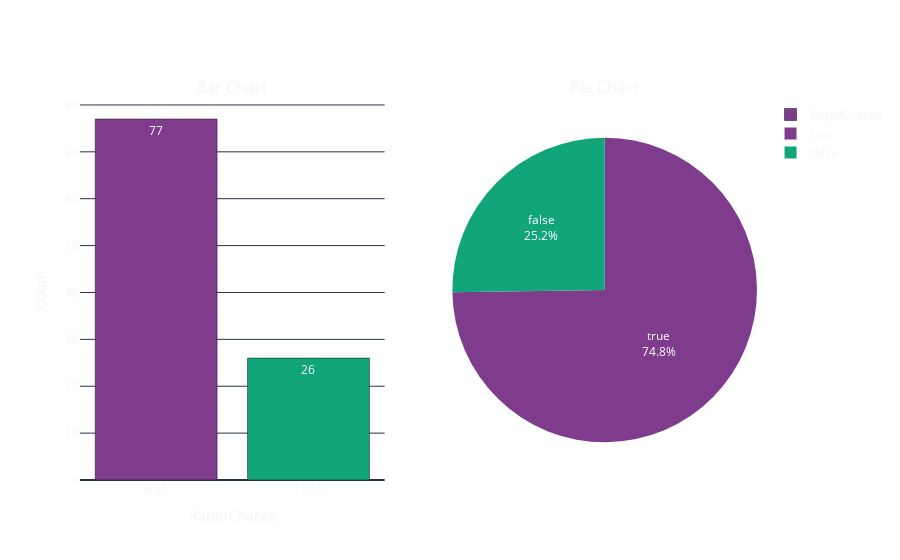
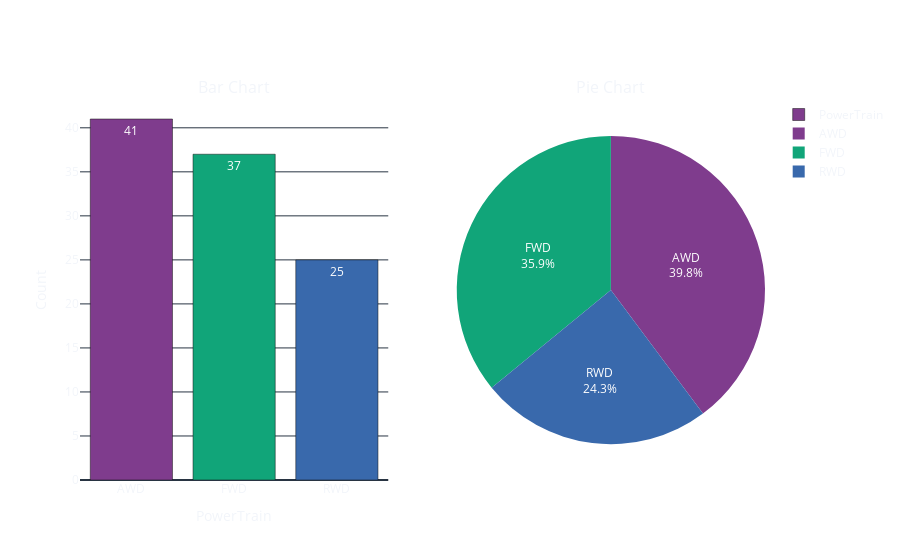
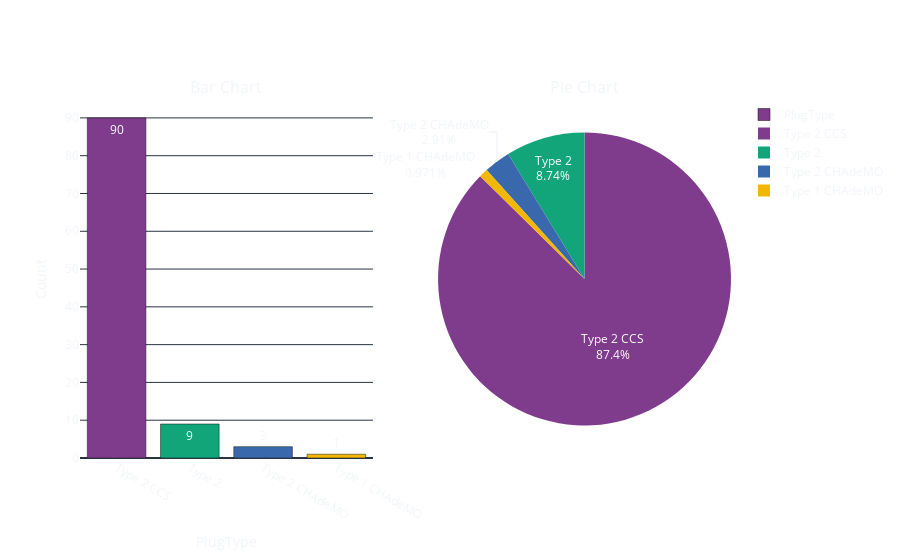
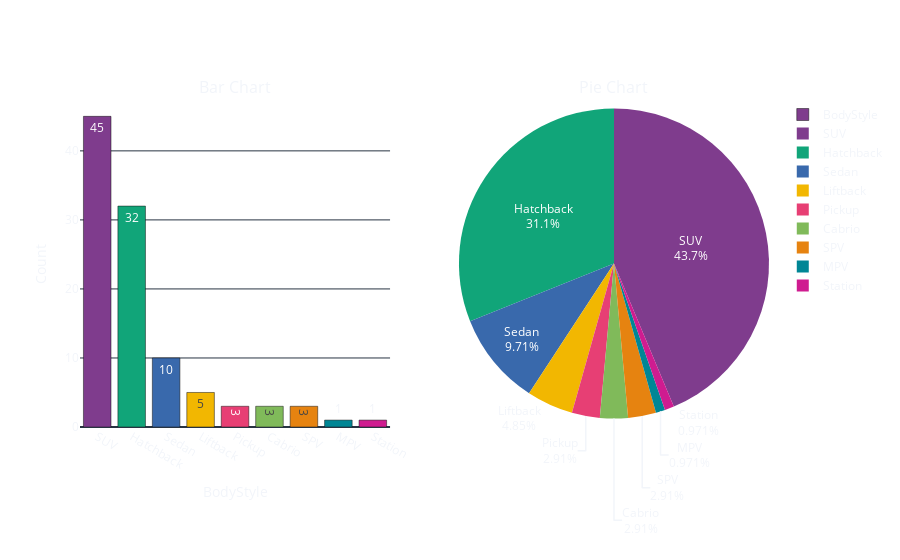

Here is the notebook cell these charts were saved with, in order:
### Code cell
for feature in ['RapidCharge', 'PowerTrain',
       'PlugType', 'BodyStyle', 'Segment', 'Seats']:
    draw_cat_distribution(feature)

### Figure 1 — Plotly figure (JSON) as saved in the notebook; plotly's stock layout.template omitted (floating-point values rounded to 4 significant figures)
{"data": [{"marker": {"color": ["rgb(127, 60, 141)", "rgb(17, 165, 121)", "rgb(57, 105, 172)", "rgb(242, 183, 1)", "rgb(231, 63, 116)", "rgb(128, 186, 90)", "rgb(230, 131, 16)", "rgb(0, 134, 149)", "rgb(207, 28, 144)", "rgb(249, 123, 114)", "rgb(165, 170, 153)"]}, "name": "RapidCharge", "text": [77, 26], "type": "bar", "x": [true, false], "xaxis": "x", "y": [77, 26], "yaxis": "y"}, {"domain": {"x": [0.55, 1], "y": [0, 1]}, "labels": [true, false], "marker": {"colors": ["rgb(127, 60, 141)", "rgb(17, 165, 121)", "rgb(57, 105, 172)", "rgb(242, 183, 1)", "rgb(231, 63, 116)", "rgb(128, 186, 90)", "rgb(230, 131, 16)", "rgb(0, 134, 149)", "rgb(207, 28, 144)", "rgb(249, 123, 114)", "rgb(165, 170, 153)"]}, "name": "RapidCharge", "textinfo": "label+percent", "type": "pie", "values": [77, 26]}], "layout": {"annotations": [{"font": {"size": 16}, "showarrow": false, "text": "Bar Chart", "x": 0.225, "xanchor": "center", "xref": "paper", "y": 1, "yanchor": "bottom", "yref": "paper"}, {"font": {"size": 16}, "showarrow": false, "text": "Pie Chart", "x": 0.775, "xanchor": "center", "xref": "paper", "y": 1, "yanchor": "bottom", "yref": "paper"}], "paper_bgcolor": "rgba(0,0,0,0)", "plot_bgcolor": "rgba(0,0,0,0)", "title": {"font": {"color": "white", "family": "Arial, sans-serif", "size": 24}, "text": "Distribution of RapidCharge", "x": 0.5}, "xaxis": {"anchor": "y", "domain": [0, 0.45], "title": {"text": "RapidCharge"}}, "yaxis": {"anchor": "x", "domain": [0, 1], "title": {"text": "Count"}}}}

### Figure 2 — Plotly figure (JSON) as saved in the notebook; plotly's stock layout.template omitted (floating-point values rounded to 4 significant figures)
{"data": [{"marker": {"color": ["rgb(127, 60, 141)", "rgb(17, 165, 121)", "rgb(57, 105, 172)", "rgb(242, 183, 1)", "rgb(231, 63, 116)", "rgb(128, 186, 90)", "rgb(230, 131, 16)", "rgb(0, 134, 149)", "rgb(207, 28, 144)", "rgb(249, 123, 114)", "rgb(165, 170, 153)"]}, "name": "PowerTrain", "text": [41, 37, 25], "type": "bar", "x": ["AWD", "FWD", "RWD"], "xaxis": "x", "y": [41, 37, 25], "yaxis": "y"}, {"domain": {"x": [0.55, 1], "y": [0, 1]}, "labels": ["AWD", "FWD", "RWD"], "marker": {"colors": ["rgb(127, 60, 141)", "rgb(17, 165, 121)", "rgb(57, 105, 172)", "rgb(242, 183, 1)", "rgb(231, 63, 116)", "rgb(128, 186, 90)", "rgb(230, 131, 16)", "rgb(0, 134, 149)", "rgb(207, 28, 144)", "rgb(249, 123, 114)", "rgb(165, 170, 153)"]}, "name": "PowerTrain", "textinfo": "label+percent", "type": "pie", "values": [41, 37, 25]}], "layout": {"annotations": [{"font": {"size": 16}, "showarrow": false, "text": "Bar Chart", "x": 0.225, "xanchor": "center", "xref": "paper", "y": 1, "yanchor": "bottom", "yref": "paper"}, {"font": {"size": 16}, "showarrow": false, "text": "Pie Chart", "x": 0.775, "xanchor": "center", "xref": "paper", "y": 1, "yanchor": "bottom", "yref": "paper"}], "paper_bgcolor": "rgba(0,0,0,0)", "plot_bgcolor": "rgba(0,0,0,0)", "title": {"font": {"color": "white", "family": "Arial, sans-serif", "size": 24}, "text": "Distribution of PowerTrain", "x": 0.5}, "xaxis": {"anchor": "y", "domain": [0, 0.45], "title": {"text": "PowerTrain"}}, "yaxis": {"anchor": "x", "domain": [0, 1], "title": {"text": "Count"}}}}

### Figure 3 — Plotly figure (JSON) as saved in the notebook; plotly's stock layout.template omitted (floating-point values rounded to 4 significant figures)
{"data": [{"marker": {"color": ["rgb(127, 60, 141)", "rgb(17, 165, 121)", "rgb(57, 105, 172)", "rgb(242, 183, 1)", "rgb(231, 63, 116)", "rgb(128, 186, 90)", "rgb(230, 131, 16)", "rgb(0, 134, 149)", "rgb(207, 28, 144)", "rgb(249, 123, 114)", "rgb(165, 170, 153)"]}, "name": "PlugType", "text": [90, 9, 3, 1], "type": "bar", "x": ["Type 2 CCS", "Type 2", "Type 2 CHAdeMO", "Type 1 CHAdeMO"], "xaxis": "x", "y": [90, 9, 3, 1], "yaxis": "y"}, {"domain": {"x": [0.55, 1], "y": [0, 1]}, "labels": ["Type 2 CCS", "Type 2", "Type 2 CHAdeMO", "Type 1 CHAdeMO"], "marker": {"colors": ["rgb(127, 60, 141)", "rgb(17, 165, 121)", "rgb(57, 105, 172)", "rgb(242, 183, 1)", "rgb(231, 63, 116)", "rgb(128, 186, 90)", "rgb(230, 131, 16)", "rgb(0, 134, 149)", "rgb(207, 28, 144)", "rgb(249, 123, 114)", "rgb(165, 170, 153)"]}, "name": "PlugType", "textinfo": "label+percent", "type": "pie", "values": [90, 9, 3, 1]}], "layout": {"annotations": [{"font": {"size": 16}, "showarrow": false, "text": "Bar Chart", "x": 0.225, "xanchor": "center", "xref": "paper", "y": 1, "yanchor": "bottom", "yref": "paper"}, {"font": {"size": 16}, "showarrow": false, "text": "Pie Chart", "x": 0.775, "xanchor": "center", "xref": "paper", "y": 1, "yanchor": "bottom", "yref": "paper"}], "paper_bgcolor": "rgba(0,0,0,0)", "plot_bgcolor": "rgba(0,0,0,0)", "title": {"font": {"color": "white", "family": "Arial, sans-serif", "size": 24}, "text": "Distribution of PlugType", "x": 0.5}, "xaxis": {"anchor": "y", "domain": [0, 0.45], "title": {"text": "PlugType"}}, "yaxis": {"anchor": "x", "domain": [0, 1], "title": {"text": "Count"}}}}

### Figure 4 — Plotly figure (JSON) as saved in the notebook; plotly's stock layout.template omitted (floating-point values rounded to 4 significant figures)
{"data": [{"marker": {"color": ["rgb(127, 60, 141)", "rgb(17, 165, 121)", "rgb(57, 105, 172)", "rgb(242, 183, 1)", "rgb(231, 63, 116)", "rgb(128, 186, 90)", "rgb(230, 131, 16)", "rgb(0, 134, 149)", "rgb(207, 28, 144)", "rgb(249, 123, 114)", "rgb(165, 170, 153)"]}, "name": "BodyStyle", "text": [45, 32, 10, 5, 3, 3, 3, 1, 1], "type": "bar", "x": ["SUV", "Hatchback", "Sedan", "Liftback", "Pickup", "Cabrio", "SPV", "MPV", "Station"], "xaxis": "x", "y": [45, 32, 10, 5, 3, 3, 3, 1, 1], "yaxis": "y"}, {"domain": {"x": [0.55, 1], "y": [0, 1]}, "labels": ["SUV", "Hatchback", "Sedan", "Liftback", "Pickup", "Cabrio", "SPV", "MPV", "Station"], "marker": {"colors": ["rgb(127, 60, 141)", "rgb(17, 165, 121)", "rgb(57, 105, 172)", "rgb(242, 183, 1)", "rgb(231, 63, 116)", "rgb(128, 186, 90)", "rgb(230, 131, 16)", "rgb(0, 134, 149)", "rgb(207, 28, 144)", "rgb(249, 123, 114)", "rgb(165, 170, 153)"]}, "name": "BodyStyle", "textinfo": "label+percent", "type": "pie", "values": [45, 32, 10, 5, 3, 3, 3, 1, 1]}], "layout": {"annotations": [{"font": {"size": 16}, "showarrow": false, "text": "Bar Chart", "x": 0.225, "xanchor": "center", "xref": "paper", "y": 1, "yanchor": "bottom", "yref": "paper"}, {"font": {"size": 16}, "showarrow": false, "text": "Pie Chart", "x": 0.775, "xanchor": "center", "xref": "paper", "y": 1, "yanchor": "bottom", "yref": "paper"}], "paper_bgcolor": "rgba(0,0,0,0)", "plot_bgcolor": "rgba(0,0,0,0)", "title": {"font": {"color": "white", "family": "Arial, sans-serif", "size": 24}, "text": "Distribution of BodyStyle", "x": 0.5}, "xaxis": {"anchor": "y", "domain": [0, 0.45], "title": {"text": "BodyStyle"}}, "yaxis": {"anchor": "x", "domain": [0, 1], "title": {"text": "Count"}}}}
